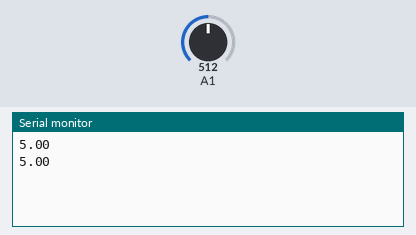
A sketch run on a simulated Arduino Uno, built with avr-gcc and run on an emulated ATmega328P. Shown: the last lines printed to the serial monitor. The test bench sets the inputs (shaded band); at power-on: A1 = 512.

Above: at 1.8 s.
1.9 s: A1 set to 716
At 2.8 s:
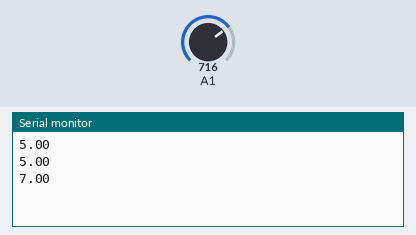
3.4 s: A1 set to 900
At 4.8 s:
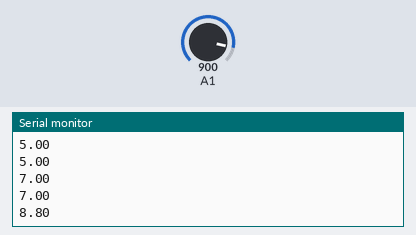
Timing chart, 0 to 6.4 s (numbered marks = the images above; inputs shaded):
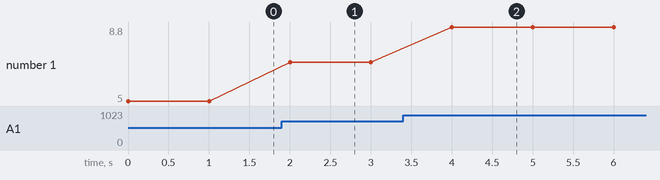

Measured:
- after the input at 1.9 s, the serial monitor: prints a new line after 0.10 s (image 1)
- after the input at 3.4 s, the serial monitor: prints a new line after 0.60 s (image 2)
- plotted number 1: 5 → 7 after the input at 1.9 s, 7 → 8.8 after the input at 3.4 s

The sketch:

battery_test.ino
```cpp
void setup() { Serial.begin(9600); }
void loop() {
  float v = analogRead(A1) * 5.0 / 1023.0 * 2;
  Serial.println(v);
  delay(1000);
}
```
